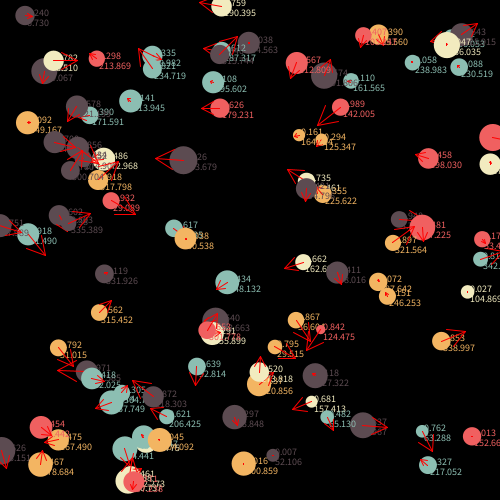
Frame 1 (no input)
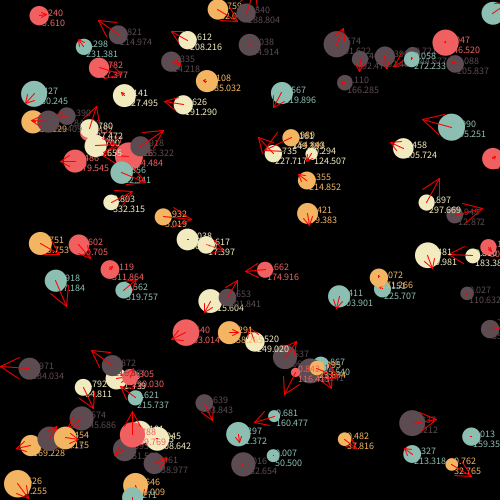
Frame 60 (the mouse pressed at the canvas centre just before this capture)
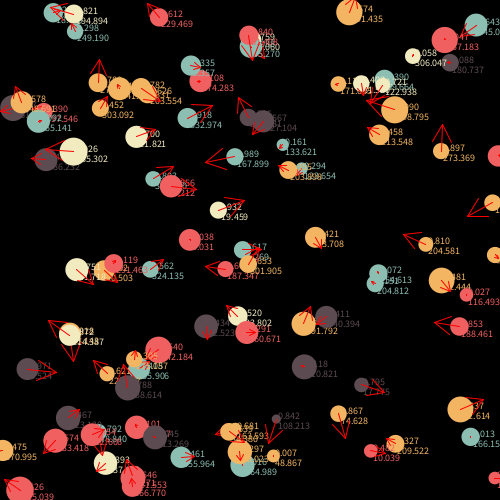
Frame 120 (the mouse held since frame 60 and released just before this capture)

The Processing sketch that drew these frames (run headless with seeded random() and noise(); from frame 60 on, the mouse is pressed at the canvas centre):

// Processing sketch: processing_153772
// ── processing_153772.pde

/*
 * Creative Coding
 * Week 5, 03 - Moving balls
 * by Indae Hwang and Jon McCormack
 * Copyright (c) 2014 Monash University
 *
 * This sketch shows the basics of classes and objects in Processing
 * It defines a class called "Ball" with member functions that move and display
 *
 */

// declare array of Balls
Ball theBalls[];

int numBalls = 100;
int SpeedOfBall;


void setup() {
  size(500, 500);

  // initialise array and fill it with balls
  theBalls = new Ball[numBalls];
   
  for (int i = 0; i < numBalls; ++i) {
    float ballSize = constrain(20 + (randomGaussian() * 4), 1, 100);
    theBalls[i] = new Ball(random(width), random(height), ballSize);
    theBalls[i].randomiseDirection();
   
    
    
  }
  background(0);
}

void draw() {
  background(0);
  for (int i = 0; i < numBalls; ++i) {
    theBalls[i].move();
    theBalls[i].display();
   


  }
}  

/*
 * declaration of the class "Arrow"
 * Which represents the concept of an arrow with a direction
 *
 *
 */
class Arrow {
   // instance variables
  float x;        // x position
  float y;        // y position
float qx, qy; // other side arrow head
 float nx, ny; // main lines
float px, py; // one side arrow head
  // constructor:

  Arrow() {
    // store supplied values in the instance variables
x=0;
y=0;

  
  } 

void setPosition(float x_, float y_, float direction_, float speed_){
 
float direction; 
float speed;

speed=speed_;
direction=direction_;
x=x_;
y=y_;


nx = cos(radians(direction))* speed*30;
ny = sin(radians(direction))* speed*30;

px = cos(radians(direction - 45))* speed*15;
py = sin(radians(direction - 45))* speed*15;
    
qx = cos(radians(direction + 45))* speed*15;
qy = sin(radians(direction + 45))* speed*15;


  
}

   // display method

  void display() {
    noStroke();
    stroke(255,0,0);
    //main
     line(x, y, x + nx, y + ny );
     
     //left arrow
     line(x + nx, y + ny, x + px, y + py );
    
     //right arrow
    
    line(x + nx, y + ny, x + qx, y + qy );
    //setColor();
 
  
  }
 
  
}

/*
 * declaration of the class "Ball"
 * Which represents the concept of a moving ball with a direction, speed
 * and rate of change in direction.
 *
 */
class Ball {

  // instance variables
  float x;        // x position
  float y;        // y position

 
  float size;     // ball size
  float speed;    // how fast the ball is moving
  float direction;// direction of travel
  float omega;    // rotational speed
  color[] palette = {#5C4B51, #8CBEB2, #F2EBBF, #F3B562, #F06060};
 Arrow theArrows; 

  // constructor: called when a new Ball is created
  // Note that the constructor is a special function that
  // does have a return type (not even a void) and can't
  // return any value
  Ball(float x_, float y_, float size_) {
    // store supplied values in the instance variables
    x = x_;
    y = y_;
    size = size_;

    // set speed and directions to 0
    speed = 0;
    direction = 0;
    omega = 0;
    theArrows = new Arrow();
  
    

    
  }
  
  
  // randomiseDirection
  // randomise the speed and direction of the ball
  void randomiseDirection() {
    speed = random(1);
    direction = random(360);
    omega = randomGaussian() * 0.3;
  }
  

  void setColor(){
  int r = int(random(palette.length));
  fill(palette[r]);
  
    
  }
  
  // move method
  // moves the ball in the current direction
  void move() {
  float dx, dy;

   dx = cos(radians(direction)) * speed;
    dy = sin(radians(direction)) * speed;


    /*
     * direction is an angle that represents the current
     * direction of travel.
     * speed is the current speed in units/frame
     */

    x += dx;
    y += dy;
    direction += omega;
    checkBounds();
    theArrows.setPosition(x,y,direction,speed);
 
   
 

    
  }
  
 float getSpeed(){
 return speed; 
  }
  
 float getDirection(){
 return direction;
  }
  
  void setSpdDir(){
    textSize(10);
    text(speed, x, y,-30);   
    text(direction, x, y+10,-40);
  }
  
  // checkBounds
  // checks that the ball is within the display window.
  // If it reaches the edge, move in the opposite direction
  void checkBounds() {
    if (x <= 0 || x >= width || y <= 0 || y >= height) {
      direction += 180;
      direction = direction % 360;
    }
  }
      

  // display method
  // draws the ball as a transparent circle with a red point at the centre
  //
  void display() {
    noStroke();
    //fill(200,100);
    setColor();
    ellipse(x, y, size, size);
    stroke(255,0,0);
    point(x,y);
    setSpdDir();
    theArrows.display();
    
  
  }
}
